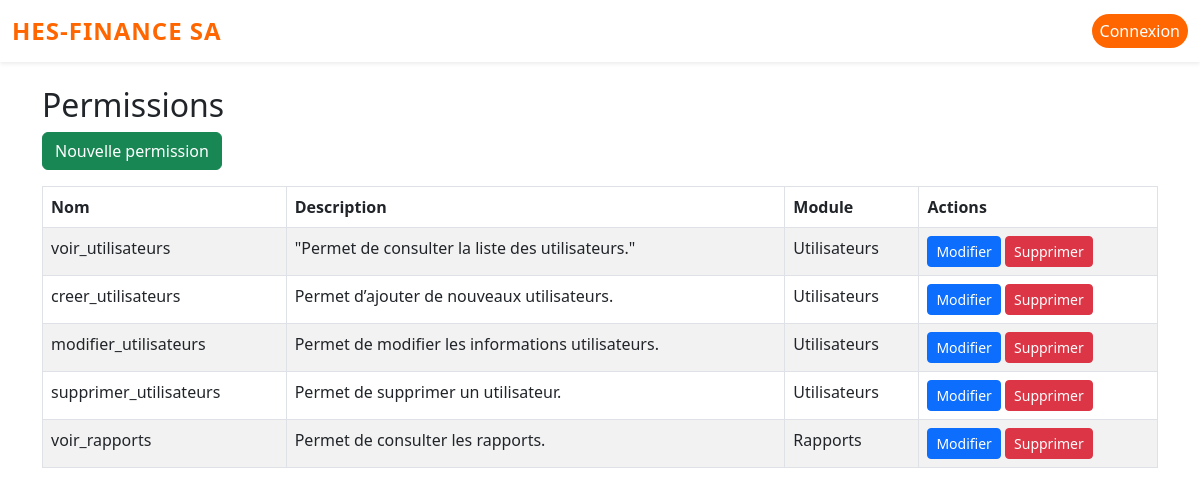
Screenshot of /permissions/ with the database file from the repository.
### roles_permissions/models.py (models this page shows, shortened)
class Permission(models.Model):
    nom_permission = models.CharField(max_length=100, unique=True)
    description = models.TextField()
    module_associe = models.CharField(max_length=100)

### roles_permissions/views_front.py (the view)
def permissions_list(request):
    permissions = Permission.objects.all()
    return render(request, 'roles_permissions/permissions_list.html', {'permissions': permissions})

### templates/roles_permissions/permissions_list.html (shortened to what this page needs)
{% extends 'base.html' %}
{% block content %}
<div class="container mt-4">
    <h2>Permissions</h2>
    <a href="{% url 'permission_create' %}" class="btn btn-success mb-3">Nouvelle permission</a>
    <table class="table table-bordered table-striped">
        <thead>
            <tr>
                <th>Nom</th>
                <th>Description</th>
                <th>Module</th>
                <th>Actions</th>
            </tr>
        </thead>
        <tbody>
            {% for permission in permissions %}
            <tr>
                <td>{{ permission.nom_permission }}</td>
                <td>{{ permission.description }}</td>
                <td>{{ permission.module_associe }}</td>
                <td>
                    <a href="{% url 'permission_edit' permission.pk %}" class="btn btn-primary btn-sm">Modifier</a>
                    <a href="{% url 'permission_delete' permission.pk %}" class="btn btn-danger btn-sm">Supprimer</a>
                </td>
            </tr>
            {% empty %}
            <tr><td colspan="4">Aucune permission trouvée.</td></tr>
            {% endfor %}
        </tbody>
    </table>
</div>
{% endblock %}

### templates/base.html (style rules this page uses)
body { background: #fff; }

### rows the page displays
Permission: nom_permission "voir_utilisateurs", description "\"Permet de consulter la liste des utilisateurs.\"", module_associe "Utilisateurs"
Permission: nom_permission "creer_utilisateurs", description "Permet d’ajouter de nouveaux utilisateurs.", module_associe "Utilisateurs"
Permission: nom_permission "modifier_utilisateurs", description "Permet de modifier les informations utilisateurs.", module_associe "Utilisateurs"
Permission: nom_permission "supprimer_utilisateurs", description "Permet de supprimer un utilisateur.", module_associe "Utilisateurs"
Permission: nom_permission "voir_rapports", description "Permet de consulter les rapports.", module_associe "Rapports"
